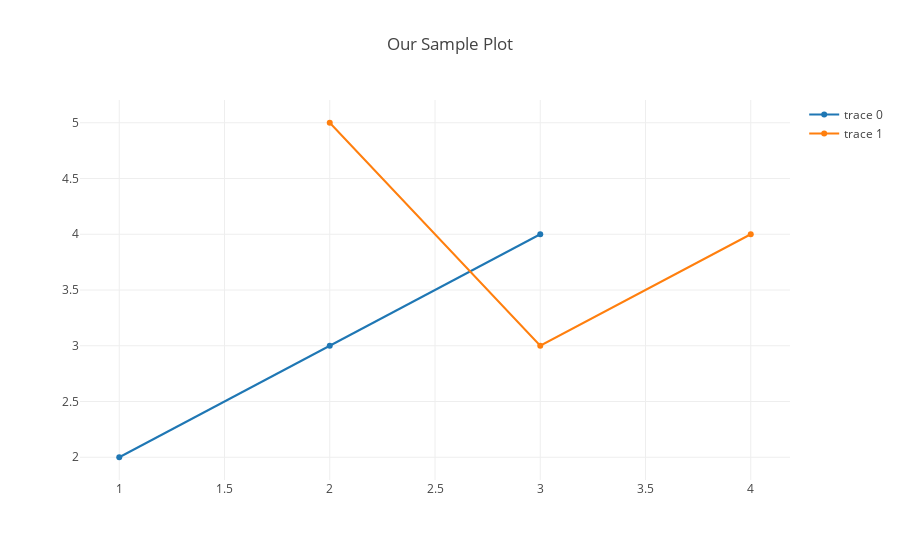

The cell this chart's notebook holds for it:
### Markdown cell above
To see our plot on the screen, we provide our `plot` function a dictionary.  The dictionary has a key of `data` which points to a list of traces.  Let's see it!

### Code cell
sample_trace = dict(x=[1,2,3], y=[2,3,4])
other_sample_trace = dict(x=[2,3,4], y=[5,3,4])
sample_figure = {'data': [sample_trace, other_sample_trace], 'layout': {'title': 'Our Sample Plot'}}
plot(sample_figure)

#sample_trace = { 'x': [1,2,3], 'y': [2,3,4]}
#other_sample_trace = {'x': [2,3,4], 'y': [5,3, 4]}
#sample_figure = {'data': [sample_trace, other_sample_trace], 'layout': {'title': 'Our Sample Plot'}}
#plot(sample_figure)

### Figure 1 — Plotly figure (JSON) as saved in the notebook; plotly's stock layout.template omitted (floating-point values rounded to 4 significant figures)
{"data": [{"type": "scatter", "uid": "284be854-cd5b-11e8-9b3c-0242ac11000c", "x": [1, 2, 3], "y": [2, 3, 4]}, {"type": "scatter", "uid": "284bebc4-cd5b-11e8-9b3c-0242ac11000c", "x": [2, 3, 4], "y": [5, 3, 4]}], "layout": {"title": "Our Sample Plot"}}
